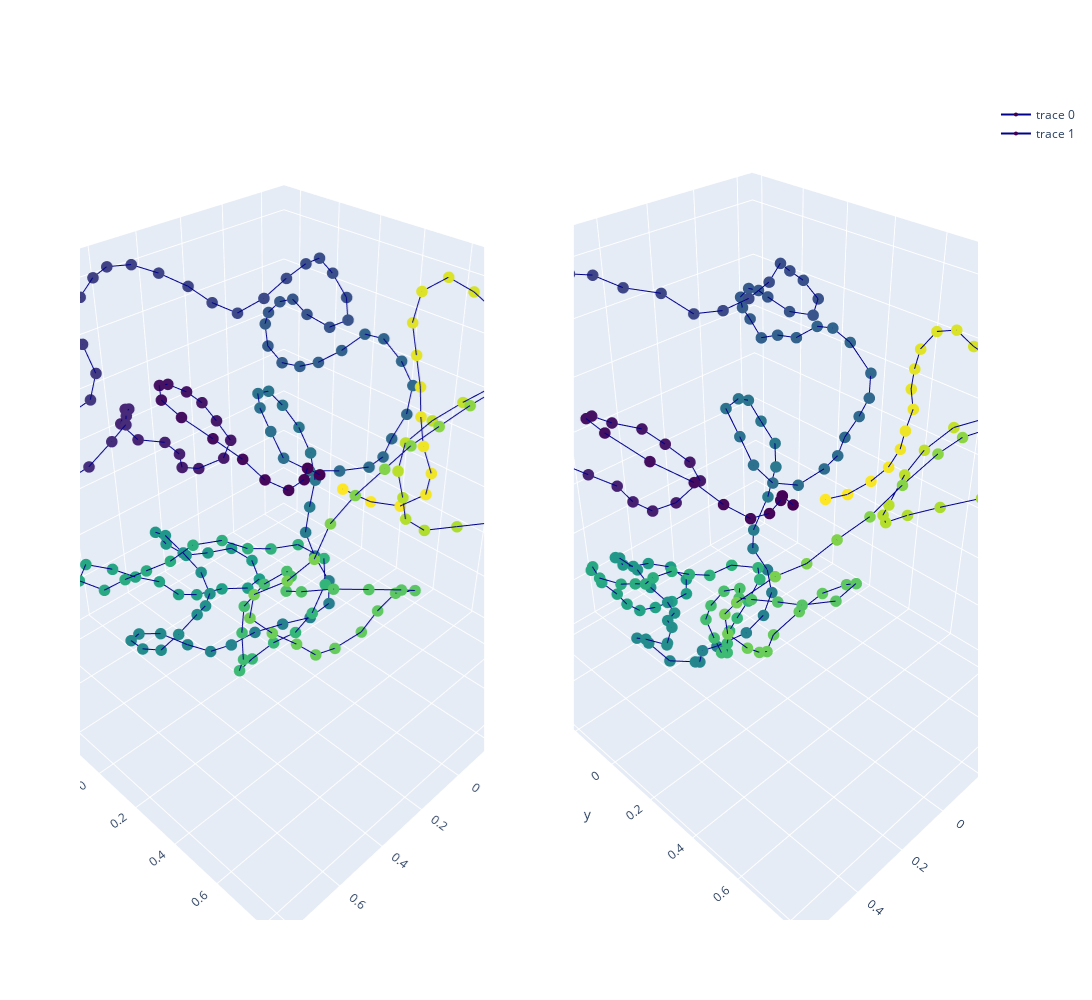

Here is the notebook cell this chart was saved with:
### Code cell
# Trussart perfect structure
trussart_true_structure = np.mean(trussart_structures, axis=0)

# Trussart predicted structure
torch_trussart_hic = torch.FloatTensor(trussart_hic)
torch_trussart_hic = torch.reshape(torch_trussart_hic, (1, NB_BINS, NB_BINS))
torch_trussart_hic = torch.repeat_interleave(torch_trussart_hic, BATCH_SIZE, 0)

trussart_pred_structure, trussart_pred_distance, trussart_pred_logits = model(torch_trussart_hic)
trussart_pred_structure = trussart_pred_structure.detach().numpy()[0]

# Superpose structure using Kabsch algorithm
trussart_pred_structure_superposed, trussart_true_structure_superposed = \
        kabsch_superimposition_numpy(trussart_pred_structure, trussart_true_structure, EMBEDDING_SIZE)

# Plot and compare the two structures
x_pred = trussart_pred_structure_superposed[:, 0]  
y_pred = trussart_pred_structure_superposed[:, 1]
z_pred = trussart_pred_structure_superposed[:, 2]

x_true = trussart_true_structure_superposed[:, 0]  
y_true = trussart_true_structure_superposed[:, 1]
z_true = trussart_true_structure_superposed[:, 2]

colorscale1 = np.asarray(range(len(x_true)))
colorscale2 = np.asarray(range(len(x_pred)))
color1 = 'Viridis'
color2 = 'Viridis'

plot_true_pred_structures(x_pred, y_pred, z_pred, x_true, y_true, z_true, colorscale1, colorscale2, color1, color2)

# Shape comparison
print('Kabsch distance is ' + str(kabsch_distance_numpy(trussart_pred_structure, trussart_true_structure, EMBEDDING_SIZE)))

### Figure 1 — Plotly figure (JSON) as saved in the notebook; plotly's stock layout.template omitted (floating-point values rounded to 4 significant figures; data arrays with more than 128 entries replaced by an {"elided": "..."} marker saying what was removed)
{"data": [{"line": {"color": "darkblue", "width": 2}, "marker": {"color": {"elided": "202 int values"}, "colorscale": [[0, "#440154"], [0.1111, "#482878"], [0.2222, "#3e4989"], [0.3333, "#31688e"], [0.4444, "#26828e"], [0.5556, "#1f9e89"], [0.6667, "#35b779"], [0.7778, "#6ece58"], [0.8889, "#b5de2b"], [1, "#fde725"]], "size": 4}, "scene": "scene", "type": "scatter3d", "x": {"elided": "202 float values"}, "y": {"elided": "202 float values"}, "z": {"elided": "202 float values"}}, {"line": {"color": "darkblue", "width": 2}, "marker": {"color": {"elided": "202 int values"}, "colorscale": [[0, "#440154"], [0.1111, "#482878"], [0.2222, "#3e4989"], [0.3333, "#31688e"], [0.4444, "#26828e"], [0.5556, "#1f9e89"], [0.6667, "#35b779"], [0.7778, "#6ece58"], [0.8889, "#b5de2b"], [1, "#fde725"]], "size": 4}, "scene": "scene2", "type": "scatter3d", "x": {"elided": "202 float values"}, "y": {"elided": "202 float values"}, "z": {"elided": "202 float values"}}], "layout": {"height": 1000, "scene": {"domain": {"x": [0, 0.45], "y": [0, 1]}}, "scene2": {"domain": {"x": [0.55, 1], "y": [0, 1]}}, "width": 1300}}
